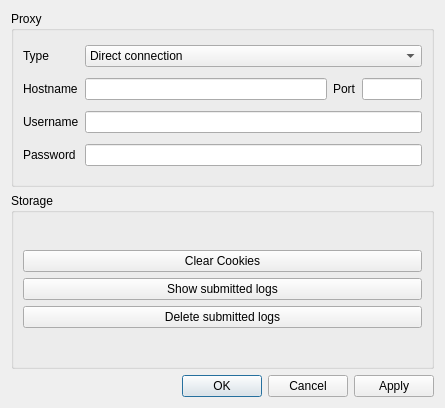
<?xml version="1.0" encoding="UTF-8"?>
<ui version="4.0">
 <class>ConfigDialog</class>
 <widget class="QDialog" name="ConfigDialog">
  <property name="geometry">
   <rect>
    <x>0</x>
    <y>0</y>
    <width>445</width>
    <height>408</height>
   </rect>
  </property>
  <property name="windowTitle">
   <string>Configuration</string>
  </property>
  <layout class="QVBoxLayout" name="verticalLayout">
   <item>
    <widget class="QGroupBox" name="qgbProxy">
     <property name="sizePolicy">
      <sizepolicy hsizetype="Expanding" vsizetype="Minimum">
       <horstretch>0</horstretch>
       <verstretch>0</verstretch>
      </sizepolicy>
     </property>
     <property name="title">
      <string>Proxy</string>
     </property>
     <layout class="QGridLayout">
      <item row="0" column="0">
       <widget class="QLabel" name="qlType">
        <property name="text">
         <string>Type</string>
        </property>
       </widget>
      </item>
      <item row="0" column="1" colspan="3">
       <widget class="QComboBox" name="qcbType">
        <property name="sizePolicy">
         <sizepolicy hsizetype="Preferred" vsizetype="Fixed">
          <horstretch>0</horstretch>
          <verstretch>0</verstretch>
         </sizepolicy>
        </property>
        <property name="toolTip">
         <string>Type of proxy to connect through</string>
        </property>
        <property name="whatsThis">
         <string>&lt;b&gt;Type of proxy to connect through.&lt;/b&gt;&lt;br /&gt;This makes Mumble connect through a proxy for all outgoing connections. Note: Proxy tunneling forces Mumble into TCP compatibility mode, causing all voice data to be sent via the control channel.</string>
        </property>
        <item>
         <property name="text">
          <string>Direct connection</string>
         </property>
        </item>
        <item>
         <property name="text">
          <string>HTTP(S) proxy</string>
         </property>
        </item>
        <item>
         <property name="text">
          <string>SOCKS proxy</string>
         </property>
        </item>
       </widget>
      </item>
      <item row="1" column="0">
       <widget class="QLabel" name="qlHostname">
        <property name="text">
         <string>Hostname</string>
        </property>
        <property name="alignment">
         <set>Qt::AlignLeading|Qt::AlignLeft|Qt::AlignVCenter</set>
        </property>
       </widget>
      </item>
      <item row="1" column="1">
       <widget class="QLineEdit" name="qleHostname">
        <property name="sizePolicy">
         <sizepolicy hsizetype="Expanding" vsizetype="Fixed">
          <horstretch>0</horstretch>
          <verstretch>0</verstretch>
         </sizepolicy>
        </property>
        <property name="toolTip">
         <string>Hostname of the proxy</string>
        </property>
        <property name="whatsThis">
         <string>&lt;b&gt;Hostname of the proxy.&lt;/b&gt;&lt;br /&gt;This field specifies the hostname of the proxy you wish to tunnel network traffic through.</string>
        </property>
        <property name="text">
         <string/>
        </property>
       </widget>
      </item>
      <item row="1" column="2">
       <widget class="QLabel" name="qlPort">
        <property name="sizePolicy">
         <sizepolicy hsizetype="Preferred" vsizetype="Preferred">
          <horstretch>0</horstretch>
          <verstretch>0</verstretch>
         </sizepolicy>
        </property>
        <property name="minimumSize">
         <size>
          <width>0</width>
          <height>0</height>
         </size>
        </property>
        <property name="text">
         <string>Port</string>
        </property>
       </widget>
      </item>
      <item row="1" column="3">
       <widget class="QLineEdit" name="qlePort">
        <property name="sizePolicy">
         <sizepolicy hsizetype="Minimum" vsizetype="Fixed">
          <horstretch>0</horstretch>
          <verstretch>0</verstretch>
         </sizepolicy>
        </property>
        <property name="minimumSize">
         <size>
          <width>20</width>
          <height>0</height>
         </size>
        </property>
        <property name="maximumSize">
         <size>
          <width>60</width>
          <height>16777215</height>
         </size>
        </property>
        <property name="toolTip">
         <string>Port number of the proxy</string>
        </property>
        <property name="whatsThis">
         <string>&lt;b&gt;Port number of the proxy.&lt;/b&gt;&lt;br /&gt;This field specifies the port number that the proxy expects connections on.</string>
        </property>
        <property name="inputMask">
         <string/>
        </property>
        <property name="text">
         <string/>
        </property>
        <property name="maxLength">
         <number>5</number>
        </property>
       </widget>
      </item>
      <item row="2" column="0">
       <widget class="QLabel" name="qlUsername">
        <property name="text">
         <string>Username</string>
        </property>
       </widget>
      </item>
      <item row="2" column="1" colspan="3">
       <widget class="QLineEdit" name="qleUsername">
        <property name="toolTip">
         <string>Username for proxy authentication</string>
        </property>
        <property name="whatsThis">
         <string>&lt;b&gt;Username for proxy authentication.&lt;/b&gt;&lt;br /&gt;This specifies the username you use for authenticating yourself with the proxy. In case the proxy does not use authentication, or you want to connect anonymously, simply leave this field blank.</string>
        </property>
       </widget>
      </item>
      <item row="3" column="0">
       <widget class="QLabel" name="qlPassword">
        <property name="text">
         <string>Password</string>
        </property>
       </widget>
      </item>
      <item row="3" column="1" colspan="3">
       <widget class="QLineEdit" name="qlePassword">
        <property name="toolTip">
         <string>Password for proxy authentication</string>
        </property>
        <property name="whatsThis">
         <string>&lt;b&gt;Password for proxy authentication.&lt;/b&gt;&lt;br /&gt;This specifies the password you use for authenticating yourself with the proxy. In case the proxy does not use authentication, or you want to connect anonymously, simply leave this field blank.</string>
        </property>
        <property name="inputMask">
         <string/>
        </property>
        <property name="text">
         <string/>
        </property>
        <property name="echoMode">
         <enum>QLineEdit::Password</enum>
        </property>
       </widget>
      </item>
     </layout>
    </widget>
   </item>
   <item>
    <widget class="QGroupBox" name="qgbStorage">
     <property name="title">
      <string>Storage</string>
     </property>
     <layout class="QVBoxLayout" name="verticalLayout_3">
      <item>
       <layout class="QVBoxLayout" name="verticalLayout_2">
        <item>
         <widget class="QPushButton" name="qpbClearCookies">
          <property name="text">
           <string>Clear Cookies</string>
          </property>
         </widget>
        </item>
        <item>
         <widget class="QPushButton" name="qpbShowSubmittedLogs">
          <property name="text">
           <string>Show submitted logs</string>
          </property>
         </widget>
        </item>
        <item>
         <widget class="QPushButton" name="qpbDeleteSubmittedLogs">
          <property name="text">
           <string>Delete submitted logs</string>
          </property>
         </widget>
        </item>
       </layout>
      </item>
     </layout>
    </widget>
   </item>
   <item>
    <widget class="QDialogButtonBox" name="qdbbButtonBox">
     <property name="orientation">
      <enum>Qt::Horizontal</enum>
     </property>
     <property name="standardButtons">
      <set>QDialogButtonBox::Apply|QDialogButtonBox::Cancel|QDialogButtonBox::Ok</set>
     </property>
    </widget>
   </item>
  </layout>
 </widget>
 <resources/>
 <connections>
  <connection>
   <sender>qdbbButtonBox</sender>
   <signal>accepted()</signal>
   <receiver>ConfigDialog</receiver>
   <slot>accept()</slot>
   <hints>
    <hint type="sourcelabel">
     <x>248</x>
     <y>254</y>
    </hint>
    <hint type="destinationlabel">
     <x>157</x>
     <y>274</y>
    </hint>
   </hints>
  </connection>
  <connection>
   <sender>qdbbButtonBox</sender>
   <signal>rejected()</signal>
   <receiver>ConfigDialog</receiver>
   <slot>reject()</slot>
   <hints>
    <hint type="sourcelabel">
     <x>316</x>
     <y>260</y>
    </hint>
    <hint type="destinationlabel">
     <x>286</x>
     <y>274</y>
    </hint>
   </hints>
  </connection>
 </connections>
</ui>
